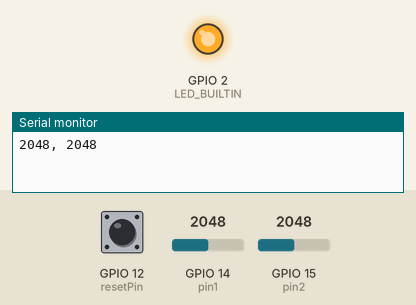
Simulated run of this sketch. Board: ESP32. Shown: output pins drawn as LEDs (lit = HIGH), the last lines printed to the serial monitor. The test bench sets the inputs (shaded band); at power-on: GPIO 12 (resetPin) HIGH, GPIO 14 (pin1) = 2048, GPIO 15 (pin2) = 2048.

Above: at 1.2 s.
1.3 s: GPIO 12 (resetPin) pulled LOW for 0.15 s
At 2.1 s:
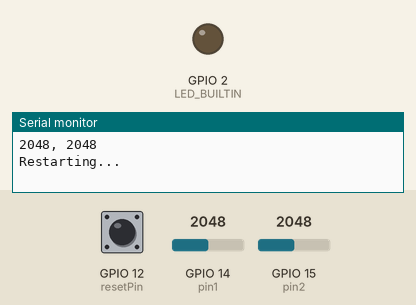
3.8 s: GPIO 12 (resetPin) pulled LOW for 3.2 s
At 8.7 s:
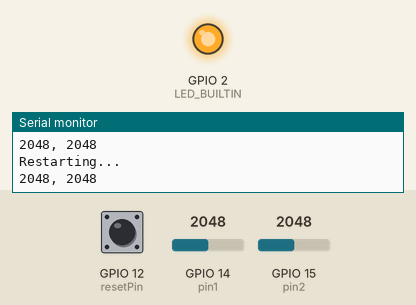
Timing chart, 0 to 10.2 s (numbered marks = the images above; inputs shaded):
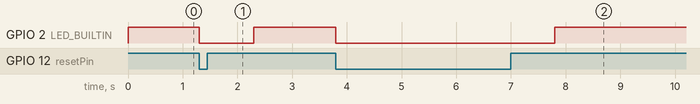

Measured:
- after the input at 1.3 s, GPIO 2 (LED_BUILTIN): HIGH → LOW at once, → HIGH 1.0 s later
- after the input at 3.8 s, GPIO 2 (LED_BUILTIN): HIGH → LOW at once, → HIGH 4.0 s later

The sketch:

print_last.ino
```cpp
const int pin1 = 14;
const int pin2 = 15;
const int resetPin = 12;
const int upper1 = 560;
const int lower1 = 460;
const int upper2 = 10000;
const int lower2 = -1;
const int maxNum = 50; // number of nodes to keep in queue
int numNodes = 0;

typedef struct Node {
    int val;
    struct Node *next;
} Node;

void setup() {
    Serial.begin(9600);

    pinMode(resetPin, INPUT_PULLUP);
    pinMode(LED_BUILTIN, OUTPUT);
}

void loop() {
    Node *head1 = NULL;
    Node *tail1 = NULL;
    Node *head2 = NULL;
    Node *tail2 = NULL;
    int read1;
    int read2;

    // While nothing is triggered
    do {
        read1 = analogRead(pin1);
        read2 = analogRead(pin2);

        if (numNodes >= maxNum) { // queue is full, remove node
            dequeue(&head1);
            dequeue(&head2);
        }

        // Add elements
        enqueue(&head1, &tail1, read1);
        enqueue(&head2, &tail2, read2);
        numNodes++;
    } while (read1 > lower1 && read1 < upper1 && read2 > lower2 && read2 < upper2);

    // Print queues and restore memory
    while (head1 != NULL && head2 != NULL) {
        Serial.printf("%d, %d\r\n", head1->val, head2->val);
        Node *tmp1 = head1->next;
        Node *tmp2 = head2->next;
        free(head1);
        free(head2);
        head1 = tmp1;
        head2 = tmp2;
    }

    digitalWrite(LED_BUILTIN, HIGH);
    while (digitalRead(resetPin) == HIGH);
    digitalWrite(LED_BUILTIN, LOW);
    Serial.printf("Restarting...\n");
    numNodes = 0;
    delay(1000);
}

void enqueue(Node **head, Node **tail, int num) {
    Node *newNode = (Node *) malloc(sizeof(Node));
    newNode->val = num;
    newNode->next = NULL;

    if (*head == NULL) { // queue is empty so set head and tail
        *head = newNode;
        *tail = newNode;
    } else { // queue is not empty so add node and update tail
        (*tail)->next = newNode;
        *tail = newNode;
    }
}

void dequeue(Node **head) {
    if (*head != NULL) {
        Node *tmp = (*head)->next;
        free(*head);
        *head = tmp;
    }
}
```
